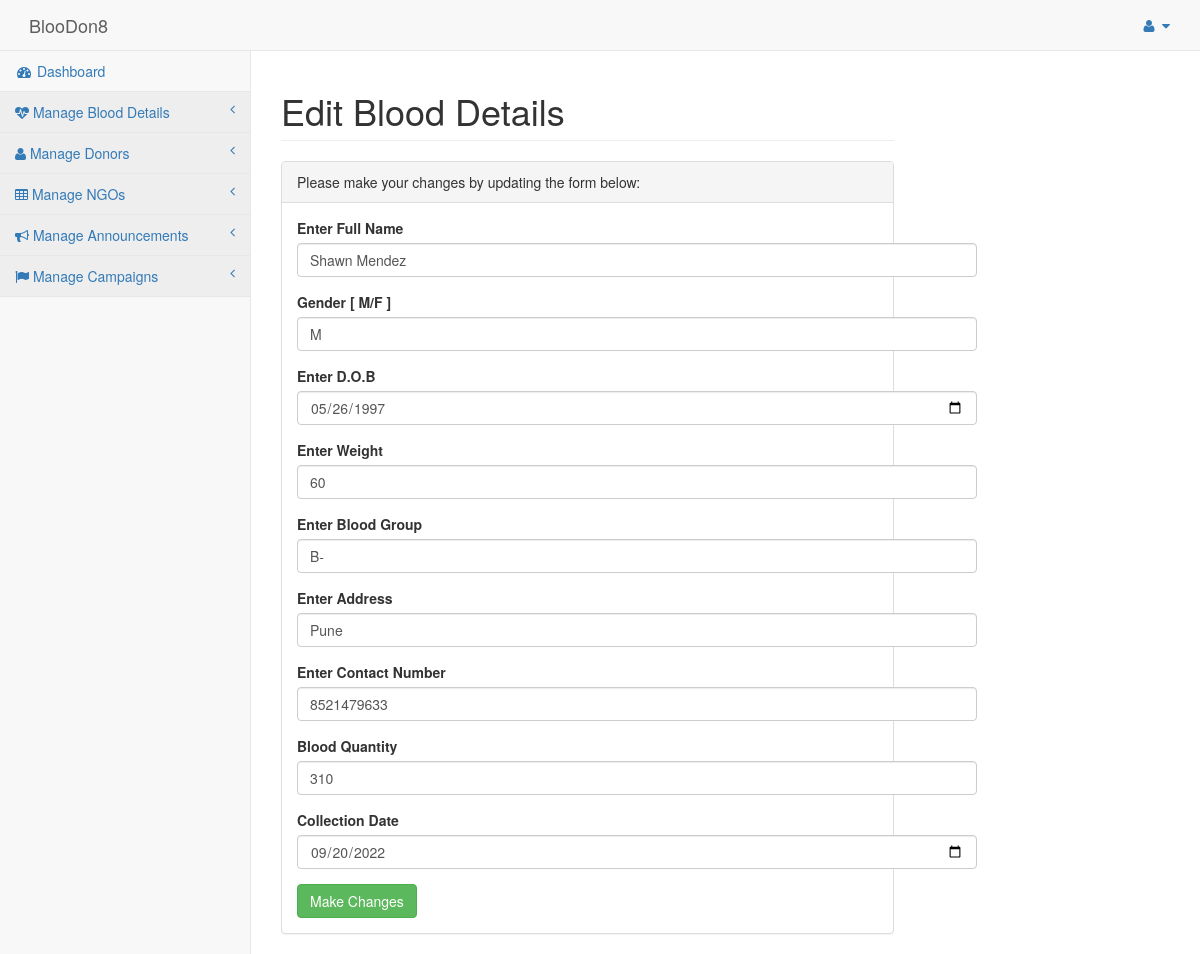
/admin/editbloodform.php?id=3, run on the app's committed database.
### tables this page shows
CREATE TABLE IF NOT EXISTS `blood` (
`id` int(11) NOT NULL,
  `name` varchar(20) NOT NULL,
  `gender` varchar(20) NOT NULL,
  `dob` date NOT NULL,
  `weight` int(11) NOT NULL,
  `bloodgroup` varchar(3) NOT NULL,
  `address` varchar(20) NOT NULL,
  `contact` varchar(10) NOT NULL,
  `bloodqty` int(11) NOT NULL,
  `collection` date NOT NULL
);

### admin/editbloodform.php (the view, shortened to what this page needs)
<!DOCTYPE html>
<html lang="en">
<head>
    <link href="../vendor/bootstrap/css/bootstrap.min.css" rel="stylesheet">
    <link href="../vendor/metisMenu/metisMenu.min.css" rel="stylesheet">
    <link href="../dist/css/sb-admin-2.css" rel="stylesheet">
    <link href="../vendor/font-awesome/css/font-awesome.min.css" rel="stylesheet" type="text/css">
    <link rel="stylesheet" href="../icofont/icofont.min.css">
</head>
<body>
    <div id="wrapper">
        <?php include 'includes/nav.php'?>
        <div id="page-wrapper">
            <div class="row">
                <div class="col-lg-12">
                    <h1 class="page-header">Edit Blood Details</h1>
                </div>
            </div>
            <div class="row">
                <div class="col-lg-12">
                    <div class="panel panel-default">
                        <div class="panel-heading">
                            Please make your changes by updating the form below:
                        </div>
                        <div class="panel-body">
                            <div class="row">
                                <div class="col-lg-6">
                                <?php
									include 'dbconnect.php';
									$id=$_GET['id'];
									$qry= "select * from blood where id='$id'";
									$result=mysqli_query($conn,$qry);
									while($row=mysqli_fetch_array($result)){
									?>
                                    <form role="form" action="editedblood.php" method="post">
                                        <div class="form-group">
                                            <label>Enter Full Name</label>
                                            <input class="form-control" type="text" name="name" value='<?php echo $row['name']; ?>' required>
                                        </div>
                                        <div class="form-group">
                                            <label>Gender [ M/F ]</label>
                                            <input class="form-control" type="text" name="gender" value='<?php echo $row['gender']; ?>' required>
                                        </div>
                                        <div class="form-group">
                                            <label>Enter D.O.B</label>
                                            <input class="form-control" type="date" name="dob" value='<?php echo $row['dob']; ?>' required>
                                        </div>
                                        <div class="form-group">
                                            <label>Enter Weight</label>
                                            <input class="form-control" type="number" name="weight" value='<?php echo $row['weight']; ?>' required>
                                        </div>
                                        <div class="form-group">
                                            <label>Enter Blood Group</label>
                                            <input class="form-control" type="text" name="bloodgroup" value='<?php echo $row['bloodgroup']; ?>' required>
                                        </div>
                                        <div class="form-group">
                                            <label>Enter Address</label>
                                            <input class="form-control" type="text" name="address" value='<?php echo $row['address']; ?>' required>
                                        </div>
                                        <div class="form-group">
                                            <label>Enter Contact Number</label>
                                            <input class="form-control" type="number" name="contact" value='<?php echo $row['contact']; ?>' required>
                                        </div>
                                        <div class="form-group">
                                            <label>Blood Quantity</label>
                                            <input class="form-control" type="number" name="bloodqty" value='<?php echo $row['bloodqty']; ?>' required>
                                        </div>
                                        <div class="form-group">
                                                <label>Collection Date</label>
                                                <input class="form-control" type="date" name="collection" value='<?php echo $row['collection']; ?>' required>
                                            </div>
             <button type="submit"  class="btn btn-success">Make Changes</button>
                                    </form>
                                </div>
						<?php
						}
						?>
                            </div>
                        </div>
                    </div>
                </div>
            </div>
        </div>
    </div>
</body>
</html>

### data on the page
blood: name "Shawn Mendez", gender "M", dob "05/26/1997", weight "60", bloodgroup "B-", address "Pune", contact "8521479633", bloodqty "310", collection "09/20/2022"
